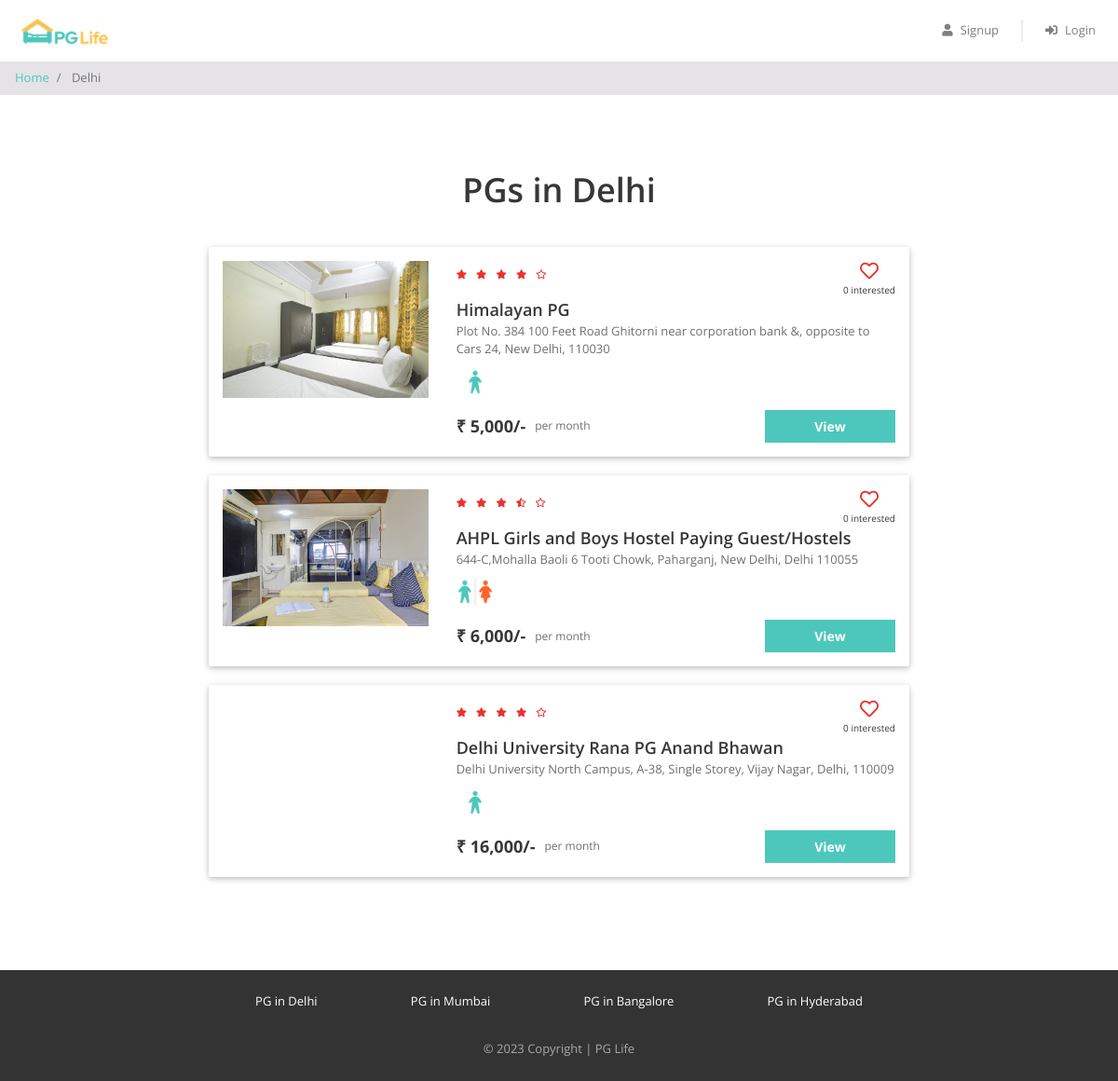
The app's page /property_list.php?city=Delhi with its own data.
### tables this page shows
CREATE TABLE `properties` (
  `id` int(11) NOT NULL,
  `city_id` int(11) NOT NULL,
  `name` varchar(400) NOT NULL,
  `address` varchar(1020) NOT NULL,
  `description` longtext NOT NULL,
  `gender` enum('male','female','ubisex') NOT NULL DEFAULT 'male',
  `rent` int(11) NOT NULL,
  `rating_clean` float NOT NULL,
  `rating_food` float NOT NULL,
  `rating_safety` float NOT NULL,
  `Location` text NOT NULL
);

### property_list.php (the view, shortened to what this page needs)
<?php
require "includes/database_connect.php";
$city_name = $_GET["city"];
$sql_1 = "SELECT * FROM cities WHERE name = '$city_name'";
$result_1 = mysqli_query($conn, $sql_1);
$city = mysqli_fetch_assoc($result_1);
$city_id = $city['id'];
$sql_2 = "SELECT * FROM properties WHERE city_id = $city_id";
$result_2 = mysqli_query($conn, $sql_2);
$properties = mysqli_fetch_all($result_2, MYSQLI_ASSOC);
?>
<!DOCTYPE html>
<html lang="en">
<head>
    <?php
    include "includes/head_links.php";
    ?>
    <link href="css/property_list.css" rel="stylesheet" />
</head>
<body>
    <?php
    include "includes/header.php";
    ?>
    <nav aria-label="breadcrumb">
        <ol class="breadcrumb py-2">
            <li class="breadcrumb-item">
                <a href="index.php">Home</a>
            </li>
            <li class="breadcrumb-item active" aria-current="page">
                <?php echo $city_name; ?>
            </li>
        </ol>
    </nav>
    <div class="page-container">
        <?php
            if (count($properties) > 0) {
                echo '
                <h1 style="text-align:center;">PGs in '.$city_name.' </h1>';
            }
        ?>
        <?php
        foreach ($properties as $property) {
            $property_images = glob("img/properties/" . $property['id'] . "/*");
        ?>
            <div class="property-card property-id-<?= $property['id'] ?> row">
                <div class="image-container col-md-4">
                    <img src="<?= $property_images[0] ?>" />
                </div>
                <div class="content-container col-md-8">
                    <div class="row no-gutters justify-content-between">
                        <?php
                        $total_rating = ($property['rating_clean'] + $property['rating_food'] + $property['rating_safety']) / 3;
                        $total_rating = round($total_rating, 1);
                        ?>
                        <div class="star-container" title="<?= $total_rating ?>">
                            <?php
                            $rating = $total_rating;
                            for ($i = 0; $i < 5; $i++) {
                                if ($rating >= $i + 0.8) {
                            ?>
                                    <i class="fas fa-star"></i>
                                <?php
                                } elseif ($rating >= $i + 0.3) {
                                ?>
                                    <i class="fas fa-star-half-alt"></i>
                                <?php
                                } else {
                                ?>
                                    <i class="far fa-star"></i>
                            <?php
                                }
                            }
                            ?>
                        </div>
                        <div class="interested-container">
                            <?php
                            $interested_users_count = 0;
                            $is_interested = false;
                            if ($is_interested) {
                            ?>
                                <i class="is-interested-image fas fa-heart" property_id="<?= $property['id'] ?>"></i>
                            <?php
                            } else {
                            ?>
                                <i class="is-interested-image far fa-heart" property_id="<?= $property['id'] ?>"></i>
                            <?php
                            }
                            ?>
                            <div class="interested-text">
                                <span class="interested-user-count"><?= $interested_users_count ?></span> interested
                            </div>
                        </div>
                    </div>
                    <div class="detail-container">
                        <div class="property-name"><?= $property['name'] ?></div>
                        <div class="property-address"><?= $property['address'] ?></div>
                        <div class="property-gender">
                            <?php
                            if ($property['gender'] == "male") {
                            ?>
                                <img src="img/male.png" />
                            <?php
                            } elseif ($property['gender'] == "female") {
                            ?>
                                <img src="img/female.png" />
                            <?php
                            } else {
                            ?>
                                <img src="img/unisex.png" />
                            <?php
                            }
                            ?>
                        </div>
                    </div>
                    <div class="row no-gutters">
                        <div class="rent-container col-6">
                            <div class="rent">₹ <?= number_format($property['rent']) ?>/-</div>
                            <div class="rent-unit">per month</div>
                        </div>
                        <div class="button-container col-6">
                            <a href="property_detail.php?property_id=<?= $property['id'] ?>" class="btn btn-primary">View</a>
                        </div>
                    </div>
                </div>
            </div>
        <?php
        }
        ?>
    </div>
    <?php
    include "includes/footer.php";
    ?>
</body>
</html>

### css/common.css (style rules this page uses)
* { box-sizing: border-box; font-family: 'Open Sans', sans-serif; }
body { color: #373737; font-size: 16px; position: relative; }
h1, h2, h3, h4, h5, h6 { font-weight: 600; }
h1 { font-size: 36px; margin-bottom: 40px; }
.btn-primary, .btn-warning, .btn-danger { color: white; font-weight: bold; }
.breadcrumb { background-color: #e5e3e8; font-size: 13px; border-radius: 0px; margin-bottom: 0px; }
.page-container { max-width: 800px; padding: 80px 24px; margin: auto; }

### css/property_list.css (style rules this page uses)
.property-card { background-color: #ffffff; border-radius: 2px; padding: 15px 0px; margin: 0px auto 20px; box-shadow: 0 2px 5px 0 rgba(0, 0, 0, 0.16), 0 2px 10px 0 rgba(0, 0, 0, 0.12); }
.image-container { text-align: center; }
.image-container img { width: 100%; max-width: 300px; }
.star-container i { color: #EA322E; font-size: 10px; margin-right: 6px; }
.interested-container { text-align: center; }
.interested-container i { color: #EA322E; font-size: 20px; cursor: pointer; }
.interested-text { font-size: 10px; }
.detail-container { padding-bottom: 10px; }
.property-name { font-size: 18px; font-weight: 600; }
.property-address { color: #6f6f6f; font-size: 13px; padding-bottom: 5px; }
.property-gender img { width: 40px; }
.rent-container { display: flex; align-items: center; }
.rent { font-size: 18px; font-weight: bold; padding-right: 10px; }
.rent-unit { color: #6f6f6f; font-size: 12px; }
.button-container .btn { font-size: 14px; border-radius: 0px; width: 140px; float: right; }

### records on screen
properties: shows a picture, interested_users_count "0", name "Himalayan PG", address "Plot No. 384 100 Feet Road Ghitorni near corporation bank &, opposite to Cars 24, New Delhi, 110030", rent "5,000"
properties: shows a picture, interested_users_count "0", name "AHPL Girls and Boys Hostel Paying Guest/Hostels", address "644-C,Mohalla Baoli 6 Tooti Chowk, Paharganj, New Delhi, Delhi 110055", rent "6,000"
properties: interested_users_count "0", name "Delhi University Rana PG Anand Bhawan", address "Delhi University North Campus, A-38, Single Storey, Vijay Nagar, Delhi, 110009", rent "16,000"

### other values on screen
$city_name "Delhi"
